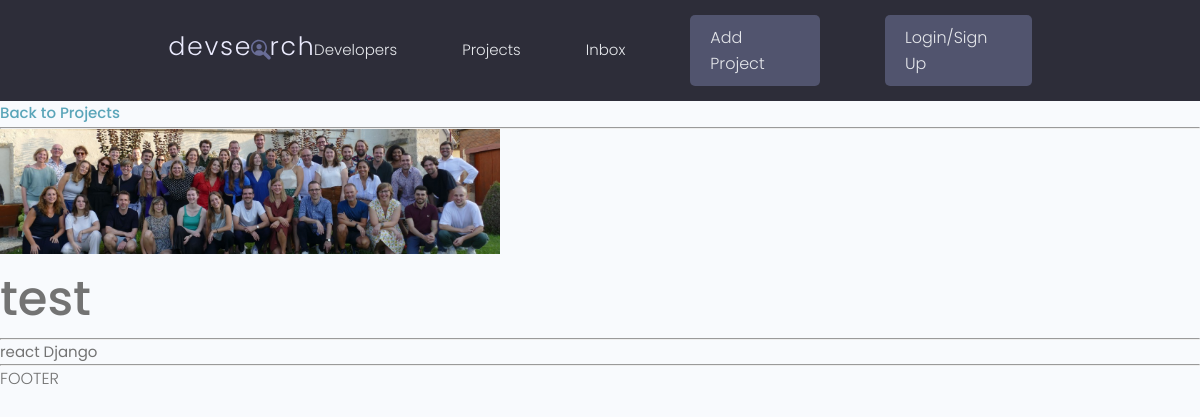
Screenshot of /project/cfeef958-b0fc-449b-bdaf-53d790159037 with the database file from the repository.
### projects/models.py (models this page shows, shortened)
class Project(models.Model):
    title = models.CharField(max_length=200)
    description = models.TextField(null=True, blank=True)
    featured_image = models.ImageField(null=True, blank=True, default="default.jpg")
    demo_link = models.CharField(max_length=2000, null=True, blank=True)
    source_link = models.CharField(max_length=2000, null=True, blank=True)
    tags = models.ManyToManyField('Tag', blank=True)
    vote_total = models.IntegerField(default=0, null=True, blank=True)
    vote_ratio = models.IntegerField(default=0, null=True, blank=True)
    created = models.DateTimeField(auto_now_add=True)
    id = models.UUIDField(default=uuid.uuid4, unique=True, primary_key=True, editable=False)

class Tag(models.Model):
    name = models.CharField(max_length=200)
    created = models.DateTimeField(auto_now_add=True)
    id = models.UUIDField(default=uuid.uuid4, unique=True, primary_key=True, editable=False)
    def __str__(self):
        return self.name

### projects/views.py (the view)
# urls.py: path('project/<str:pk>', views.project, name="project"),
def project(request, pk):
    projectObj = Project.objects.get(id = pk)
    return render(request, 'projects/single-project.html', {'project': projectObj})

### projects/templates/projects/single-project.html (shortened to what this page needs)
{% extends 'main.html' %}
{% block content %}
<a href="{% url 'projects' %}">Back to Projects</a>
<hr>
<img style="max-width: 500px;" src="{{ project.featured_image.url  }}" alt="">
<h1>{{project.title}}</h1>
<hr>
{% for tag in project.tags.all %}
{{ tag }}
{% endfor %}
<hr>
{% endblock %}

### static/styles/app.css (style rules this page uses)
:root { --color-sub: #2d2d39; }
img { width: 100%; }

### static/uikit/styles/modules/_variables.css (style rules this page uses)
:root { --color-main: #5aa5b9; --color-main-light: #e6faff; --color-sub: #3f4156; --color-sub-light: #51546e; --color-sub-lighter: #ededfd; --color-text: #737373; --color-gray: #8b8b8b; --color-light: #e5e7eb; --color-light-gray: #767676; --color-bg: #f8fafd; --color-white: #fffefd; --color-white-light: #f3f3f3; --color-success: #359e64; --color-success-bg: #def8e8; --color-error: #fc4b0b; --color-error-bg: #fff2ee; --font-base: 'Poppins', arial, helvetica, 'Segoe UI', roboto, ubuntu, sans-serif; --font-monospace: 'Fira Code', 'Courier New', courier, monospace; --font-regular: 300; --font-medium: 500; --font-bold: 700; --generic-shadow: 1px 1px 5px #00000010; --generic-transition: all 0.3s ease-in-out; }

### static/uikit/styles/modules/_base.css (style rules this page uses)
* { margin: 0; padding: 0; box-sizing: border-box; text-rendering: optimizeLegibility; color: inherit; font-size: inherit; }
html { font-size: 50%; }
@media only screen and (min-width: 480px) { html { font-size: 56.25%; } }
@media only screen and (min-width: 1200px) { html { font-size: 62.5%; } }
body { line-height: 1.6; font-weight: 400; font-size: 1.5rem; color: var(--color-text); background-color: var(--color-bg); min-height: 100vh; }

### static/uikit/styles/modules/_typography.css (style rules this page uses)
* { font-family: var(--font-base); }
h1 { font-size: 4.8rem; font-weight: var(--font-medium); }
a { padding-bottom: 2px; text-decoration: none; display: inline-block; color: var(--color-main); font-weight: var(--font-medium); }

### rows the page displays
Project: featured_image (picture), title "test"
Tag: name "react"
Tag: name "Django"
